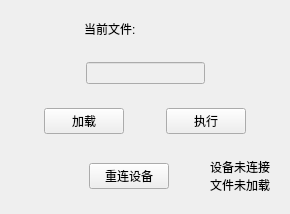
      <widget class="QWidget" name="tab">
       <attribute name="title">
        <string>文件</string>
       </attribute>
       <layout class="QGridLayout" name="gridLayout_30">
        <item row="0" column="0">
         <widget class="QFrame" name="frame_40">
          <property name="frameShape">
           <enum>QFrame::NoFrame</enum>
          </property>
          <property name="frameShadow">
           <enum>QFrame::Raised</enum>
          </property>
          <layout class="QGridLayout" name="gridLayout_31">
           <item row="0" column="0">
            <widget class="QFrame" name="frame_44">
             <property name="frameShape">
              <enum>QFrame::NoFrame</enum>
             </property>
             <property name="frameShadow">
              <enum>QFrame::Raised</enum>
             </property>
            </widget>
           </item>
           <item row="0" column="1">
            <widget class="QFrame" name="frame_45">
             <property name="frameShape">
              <enum>QFrame::NoFrame</enum>
             </property>
             <property name="frameShadow">
              <enum>QFrame::Raised</enum>
             </property>
             <layout class="QGridLayout" name="gridLayout_32">
              <property name="leftMargin">
               <number>0</number>
              </property>
              <property name="topMargin">
               <number>0</number>
              </property>
              <property name="rightMargin">
               <number>0</number>
              </property>
              <property name="bottomMargin">
               <number>0</number>
              </property>
              <property name="spacing">
               <number>0</number>
              </property>
              <item row="0" column="0">
               <widget class="QLabel" name="label_8">
                <property name="text">
                 <string>当前文件:</string>
                </property>
                <property name="alignment">
                 <set>Qt::AlignBottom|Qt::AlignLeading|Qt::AlignLeft</set>
                </property>
               </widget>
              </item>
             </layout>
            </widget>
           </item>
           <item row="0" column="2">
            <widget class="QFrame" name="frame_46">
             <property name="frameShape">
              <enum>QFrame::NoFrame</enum>
             </property>
             <property name="frameShadow">
              <enum>QFrame::Raised</enum>
             </property>
            </widget>
           </item>
           <item row="0" column="3">
            <widget class="QFrame" name="frame_47">
             <property name="frameShape">
              <enum>QFrame::NoFrame</enum>
             </property>
             <property name="frameShadow">
              <enum>QFrame::Raised</enum>
             </property>
            </widget>
           </item>
          </layout>
         </widget>
        </item>
        <item row="1" column="0">
         <widget class="QFrame" name="frame_41">
          <property name="frameShape">
           <enum>QFrame::NoFrame</enum>
          </property>
          <property name="frameShadow">
           <enum>QFrame::Raised</enum>
          </property>
          <layout class="QGridLayout" name="gridLayout_36" columnstretch="1,2,1">
           <item row="0" column="0">
            <widget class="QFrame" name="frame_56">
             <property name="frameShape">
              <enum>QFrame::NoFrame</enum>
             </property>
             <property name="frameShadow">
              <enum>QFrame::Raised</enum>
             </property>
            </widget>
           </item>
           <item row="0" column="1">
            <widget class="QLineEdit" name="lineEdit">
             <property name="enabled">
              <bool>false</bool>
             </property>
            </widget>
           </item>
           <item row="0" column="2">
            <widget class="QFrame" name="frame_57">
             <property name="frameShape">
              <enum>QFrame::NoFrame</enum>
             </property>
             <property name="frameShadow">
              <enum>QFrame::Raised</enum>
             </property>
            </widget>
           </item>
          </layout>
         </widget>
        </item>
        <item row="2" column="0">
         <widget class="QFrame" name="frame_42">
          <property name="frameShape">
           <enum>QFrame::NoFrame</enum>
          </property>
          <property name="frameShadow">
           <enum>QFrame::Raised</enum>
          </property>
          <layout class="QGridLayout" name="gridLayout_33">
           <item row="0" column="0">
            <widget class="QFrame" name="frame_52">
             <property name="frameShape">
              <enum>QFrame::NoFrame</enum>
             </property>
             <property name="frameShadow">
              <enum>QFrame::Raised</enum>
             </property>
            </widget>
           </item>
           <item row="0" column="1">
            <widget class="QFrame" name="frame_53">
             <property name="frameShape">
              <enum>QFrame::NoFrame</enum>
             </property>
             <property name="frameShadow">
              <enum>QFrame::Raised</enum>
             </property>
             <layout class="QGridLayout" name="gridLayout_34">
              <property name="leftMargin">
               <number>18</number>
              </property>
              <property name="topMargin">
               <number>0</number>
              </property>
              <property name="rightMargin">
               <number>18</number>
              </property>
              <item row="0" column="0">
               <widget class="QPushButton" name="pushButton">
                <property name="enabled">
                 <bool>true</bool>
                </property>
                <property name="text">
                 <string>加载</string>
                </property>
               </widget>
              </item>
             </layout>
            </widget>
           </item>
           <item row="0" column="2">
            <widget class="QFrame" name="frame_54">
             <property name="frameShape">
              <enum>QFrame::NoFrame</enum>
             </property>
             <property name="frameShadow">
              <enum>QFrame::Raised</enum>
             </property>
             <layout class="QGridLayout" name="gridLayout_35">
              <property name="leftMargin">
               <number>18</number>
              </property>
              <property name="topMargin">
               <number>0</number>
              </property>
              <property name="rightMargin">
               <number>18</number>
              </property>
              <item row="0" column="0">
               <widget class="QPushButton" name="pushButton_2">
                <property name="enabled">
                 <bool>true</bool>
                </property>
                <property name="text">
                 <string>执行</string>
                </property>
               </widget>
              </item>
             </layout>
            </widget>
           </item>
           <item row="0" column="3">
            <widget class="QFrame" name="frame_55">
             <property name="frameShape">
              <enum>QFrame::NoFrame</enum>
             </property>
             <property name="frameShadow">
              <enum>QFrame::Raised</enum>
             </property>
            </widget>
           </item>
          </layout>
         </widget>
        </item>
        <item row="3" column="0">
         <widget class="QFrame" name="frame_43">
          <property name="frameShape">
           <enum>QFrame::NoFrame</enum>
          </property>
          <property name="frameShadow">
           <enum>QFrame::Raised</enum>
          </property>
          <layout class="QGridLayout" name="gridLayout_37">
           <property name="topMargin">
            <number>0</number>
           </property>
           <property name="verticalSpacing">
            <number>0</number>
           </property>
           <item row="0" column="0" rowspan="2">
            <widget class="QFrame" name="frame_58">
             <property name="frameShape">
              <enum>QFrame::NoFrame</enum>
             </property>
             <property name="frameShadow">
              <enum>QFrame::Raised</enum>
             </property>
            </widget>
           </item>
           <item row="0" column="1" rowspan="2">
            <widget class="QFrame" name="frame_59">
             <property name="frameShape">
              <enum>QFrame::NoFrame</enum>
             </property>
             <property name="frameShadow">
              <enum>QFrame::Raised</enum>
             </property>
            </widget>
           </item>
           <item row="0" column="2" rowspan="2">
            <widget class="QPushButton" name="pushButton_3">
             <property name="text">
              <string>重连设备</string>
             </property>
            </widget>
           </item>
           <item row="0" column="3" rowspan="2">
            <widget class="QFrame" name="frame_60">
             <property name="frameShape">
              <enum>QFrame::NoFrame</enum>
             </property>
             <property name="frameShadow">
              <enum>QFrame::Raised</enum>
             </property>
            </widget>
           </item>
           <item row="0" column="4">
            <widget class="QLabel" name="label">
             <property name="layoutDirection">
              <enum>Qt::LeftToRight</enum>
             </property>
             <property name="text">
              <string>设备未连接</string>
             </property>
             <property name="scaledContents">
              <bool>true</bool>
             </property>
             <property name="alignment">
              <set>Qt::AlignRight|Qt::AlignTrailing|Qt::AlignVCenter</set>
             </property>
            </widget>
           </item>
           <item row="1" column="4">
            <widget class="QLabel" name="label_2">
             <property name="text">
              <string>文件未加载</string>
             </property>
             <property name="scaledContents">
              <bool>true</bool>
             </property>
             <property name="alignment">
              <set>Qt::AlignRight|Qt::AlignTrailing|Qt::AlignVCenter</set>
             </property>
            </widget>
           </item>
          </layout>
         </widget>
        </item>
       </layout>
      </widget>
